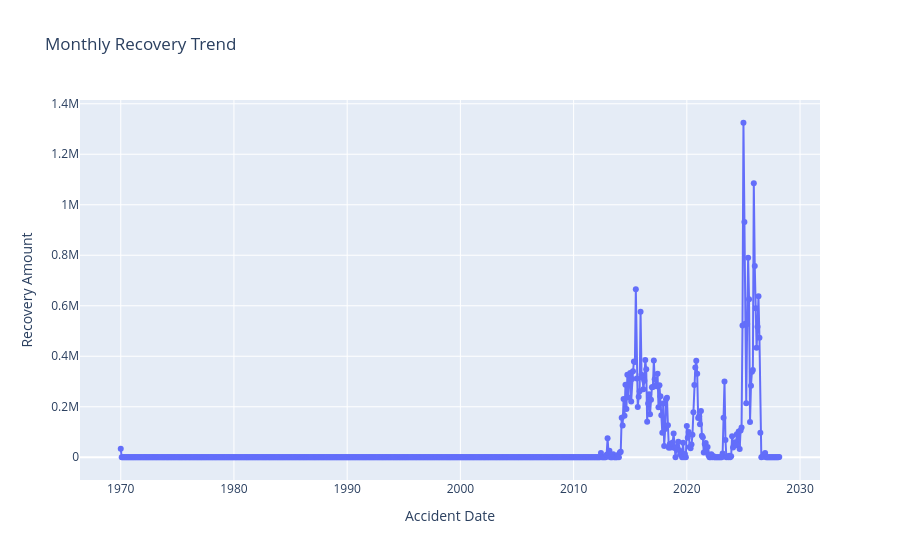

The notebook cell saved with this chart:
### Code cell
monthly_recovery = (
    df 
    .assign(AccidentDate=pd.to_datetime(df["Accident Date"], errors="coerce"))
    .groupby(pd.Grouper(key="AccidentDate", freq="M"))["Recovery Amount"]
    .sum()
    .reset_index()
)

monthly_recovery["Accident Date"] = monthly_recovery["AccidentDate"].dt.to_period("M").astype(str)

monthly_recovery["Accident Date"] = (
    monthly_recovery["Accident Date"]
    .astype(str)
)

fig = px.line(
    monthly_recovery,
    x="Accident Date",
    y="Recovery Amount",
    markers=True,
    title="Monthly Recovery Trend"
)

fig.show()

### Figure 1 — Plotly figure (JSON) as saved in the notebook; plotly's stock layout.template omitted (floating-point values rounded to 4 significant figures; data arrays with more than 128 entries replaced by an {"elided": "..."} marker saying what was removed)
{"data": [{"hovertemplate": "Accident Date=%{x}<br>Recovery Amount=%{y}<extra></extra>", "legendgroup": "", "line": {"color": "#636efa", "dash": "solid"}, "marker": {"symbol": "circle"}, "mode": "lines+markers", "name": "", "orientation": "v", "showlegend": false, "type": "scatter", "x": {"elided": "699 str values"}, "xaxis": "x", "y": {"elided": "699 float values"}, "yaxis": "y"}], "layout": {"legend": {"tracegroupgap": 0}, "title": {"text": "Monthly Recovery Trend"}, "xaxis": {"anchor": "y", "domain": [0, 1], "title": {"text": "Accident Date"}}, "yaxis": {"anchor": "x", "domain": [0, 1], "title": {"text": "Recovery Amount"}}}}
